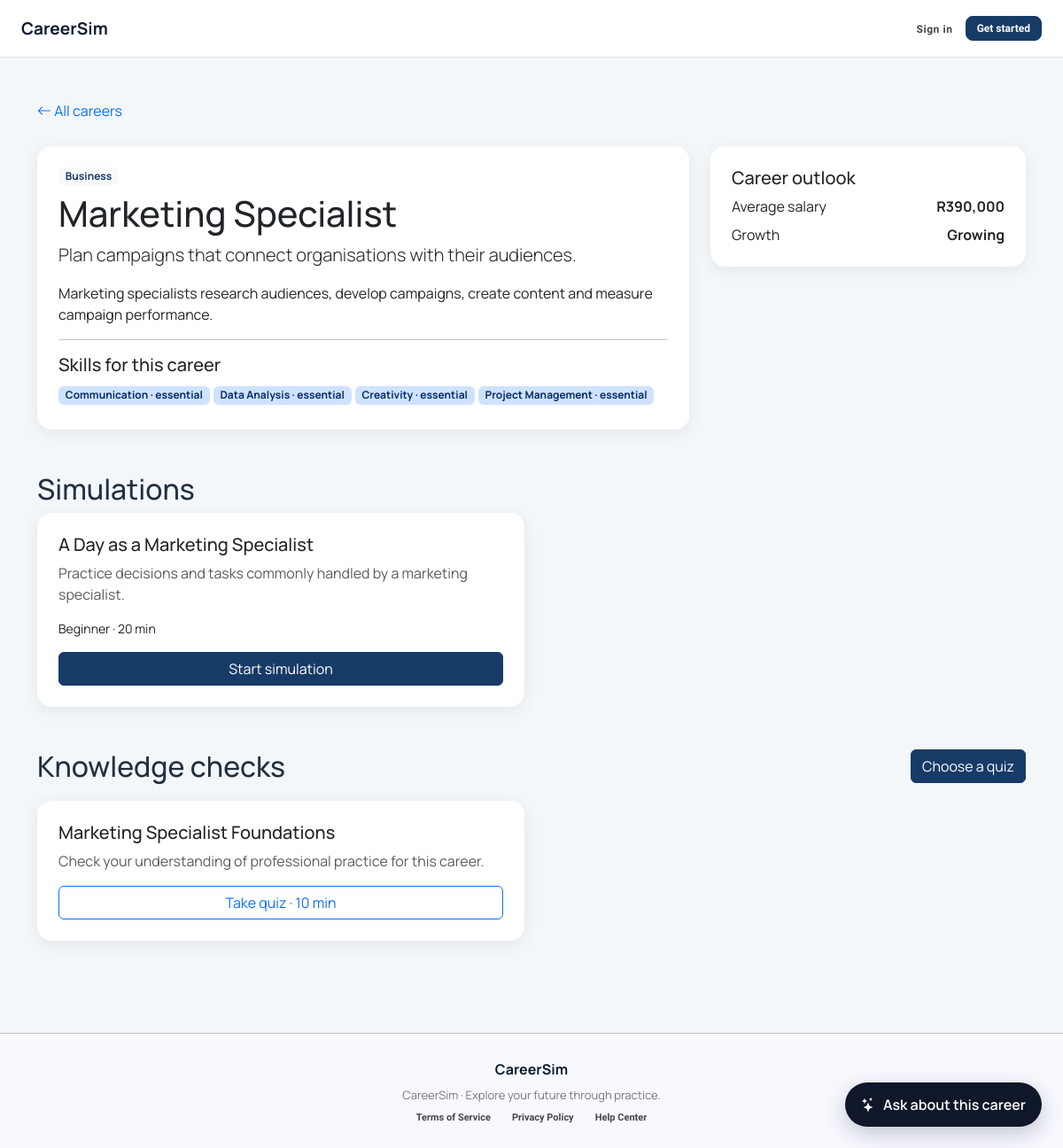
The app's page /careers/view.php?id=4 with its own data.
### tables this page shows
CREATE TABLE careers (
  id INT UNSIGNED AUTO_INCREMENT PRIMARY KEY,
  category_id INT UNSIGNED NOT NULL,
  title VARCHAR(120) NOT NULL,
  slug VARCHAR(140) NOT NULL,
  summary VARCHAR(500) NULL,
  description TEXT NULL,
  average_salary DECIMAL(12,2) NULL,
  growth_outlook ENUM('declining','stable','growing','high_growth') NULL,
  image VARCHAR(255) NULL,
  is_active TINYINT(1) NOT NULL DEFAULT 1,
  created_at TIMESTAMP NOT NULL DEFAULT CURRENT_TIMESTAMP,
  updated_at TIMESTAMP NOT NULL DEFAULT CURRENT_TIMESTAMP ON UPDATE CURRENT_TIMESTAMP,
  UNIQUE KEY uq_careers_slug (slug),
  KEY idx_careers_category (category_id),
  FULLTEXT KEY ft_careers_title_desc (title, summary, description),
  CONSTRAINT fk_careers_category FOREIGN KEY (category_id) REFERENCES career_categories(id) ON DELETE RESTRICT
);

CREATE TABLE career_categories (
  id INT UNSIGNED AUTO_INCREMENT PRIMARY KEY,
  name VARCHAR(80) NOT NULL,
  slug VARCHAR(90) NOT NULL,
  icon VARCHAR(50) NULL,
  UNIQUE KEY uq_career_categories_name (name),
  UNIQUE KEY uq_career_categories_slug (slug)
);

CREATE TABLE career_skills (
  career_id INT UNSIGNED NOT NULL,
  skill_id INT UNSIGNED NOT NULL,
  importance ENUM('nice_to_have','important','essential') NOT NULL DEFAULT 'important',
  PRIMARY KEY (career_id, skill_id),
  CONSTRAINT fk_career_skills_career FOREIGN KEY (career_id) REFERENCES careers(id) ON DELETE CASCADE,
  CONSTRAINT fk_career_skills_skill FOREIGN KEY (skill_id) REFERENCES skills(id) ON DELETE CASCADE
);

CREATE TABLE skills (
  id INT UNSIGNED AUTO_INCREMENT PRIMARY KEY,
  name VARCHAR(80) NOT NULL,
  UNIQUE KEY uq_skills_name (name)
);

CREATE TABLE career_simulations (
  id BIGINT UNSIGNED AUTO_INCREMENT PRIMARY KEY,
  career_id INT UNSIGNED NOT NULL,
  quiz_id BIGINT UNSIGNED NULL,
  title VARCHAR(150) NOT NULL,
  description TEXT NULL,
  difficulty_level ENUM('beginner','intermediate','advanced') NOT NULL DEFAULT 'beginner',
  estimated_duration_minutes SMALLINT UNSIGNED NOT NULL DEFAULT 30,
  cover_image VARCHAR(255) NULL,
  is_active TINYINT(1) NOT NULL DEFAULT 1,
  created_at TIMESTAMP NOT NULL DEFAULT CURRENT_TIMESTAMP,
  updated_at TIMESTAMP NOT NULL DEFAULT CURRENT_TIMESTAMP ON UPDATE CURRENT_TIMESTAMP,
  KEY idx_simulations_career (career_id),
  KEY idx_simulations_quiz (quiz_id),
  CONSTRAINT fk_simulations_career FOREIGN KEY (career_id) REFERENCES careers(id) ON DELETE CASCADE
);

CREATE TABLE quizzes (
  id BIGINT UNSIGNED AUTO_INCREMENT PRIMARY KEY,
  career_id INT UNSIGNED NOT NULL,
  title VARCHAR(150) NOT NULL,
  description VARCHAR(500) NULL,
  pass_score SMALLINT UNSIGNED NOT NULL DEFAULT 60,
  time_limit_minutes SMALLINT UNSIGNED NOT NULL DEFAULT 15,
  is_active TINYINT(1) NOT NULL DEFAULT 1,
  created_at TIMESTAMP NOT NULL DEFAULT CURRENT_TIMESTAMP,
  KEY idx_quizzes_career (career_id),
  UNIQUE KEY uq_quizzes_id_career (id,career_id),
  CONSTRAINT fk_quizzes_career FOREIGN KEY (career_id) REFERENCES careers(id) ON DELETE CASCADE
);

### includes/functions.php (called while the page is built, shortened)
<?php
function url(string $path = ''): string { return BASE_URL . '/' . ltrim($path, '/'); }
function e(mixed $value): string { return htmlspecialchars((string)$value, ENT_QUOTES, 'UTF-8'); }

### careers/view.php (the view, shortened to what this page needs)
<?php
require_once dirname(__DIR__).'/includes/functions.php';$id=(int)($_GET['id']??0);$stmt=$con->prepare('SELECT c.*,cc.name category FROM careers c JOIN career_categories cc ON cc.id=c.category_id WHERE c.id=? AND c.is_active=1');$stmt->bind_param('i',$id);$stmt->execute();$career=$stmt->get_result()->fetch_assoc();if(!$career){http_response_code(404);exit('Career not found');}
$stmt=$con->prepare('SELECT s.*,cs.importance FROM career_skills cs JOIN skills s ON s.id=cs.skill_id WHERE cs.career_id=?');$stmt->bind_param('i',$id);$stmt->execute();$skills=$stmt->get_result();
$stmt=$con->prepare('SELECT * FROM career_simulations WHERE career_id=? AND is_active=1');$stmt->bind_param('i',$id);$stmt->execute();$sims=$stmt->get_result();
$stmt=$con->prepare('SELECT * FROM quizzes WHERE career_id=? AND is_active=1');$stmt->bind_param('i',$id);$stmt->execute();$quizzes=$stmt->get_result();$pageTitle=$career['title'];require dirname(__DIR__).'/includes/header.php';?>
<div class="container py-5"><a href="<?=url('careers/browse.php')?>" class="text-decoration-none"><i class="bi bi-arrow-left"></i> All careers</a><div class="row g-4 mt-1"><div class="col-lg-8"><div class="card p-4"><span class="badge bg-light text-primary align-self-start"><?=e($career['category'])?></span><h1 class="mt-2"><?=e($career['title'])?></h1><p class="lead"><?=e($career['summary'])?></p><div><?=nl2br(e($career['description']))?></div><hr><h2 class="h5">Skills for this career</h2><div><?php foreach($skills as $s):?><span class="badge bg-primary-subtle text-primary-emphasis me-1 mb-1"><?=e($s['name'])?> · <?=e(str_replace('_',' ',$s['importance']))?></span><?php endforeach?></div></div></div><div class="col-lg-4"><div class="card p-4 mb-4"><h2 class="h5">Career outlook</h2><div class="d-flex justify-content-between"><span>Average salary</span><strong><?=$career['average_salary']?'R'.number_format($career['average_salary']):'Not listed'?></strong></div><div class="d-flex justify-content-between mt-2"><span>Growth</span><strong><?=e(ucwords(str_replace('_',' ',$career['growth_outlook']??'Not listed')))?></strong></div></div></div></div>
<h2 class="mt-5">Simulations</h2><div class="row g-3"><?php foreach($sims as $s):?><div class="col-md-6"><div class="card p-4 h-100"><h3 class="h5"><?=e($s['title'])?></h3><p class="text-muted"><?=e($s['description'])?></p><div class="small mb-3"><?=e(ucfirst($s['difficulty_level']))?> · <?=$s['estimated_duration_minutes']?> min</div><a class="btn btn-primary mt-auto" href="<?=url('simulation/play.php?id='.$s['id'])?>">Start simulation</a></div></div><?php endforeach?></div>
<div class="d-flex justify-content-between align-items-center mt-5"><h2 class="mb-0">Knowledge checks</h2><a class="btn btn-primary" href="<?=url('quiz/choose.php?career_id='.$id)?>">Choose a quiz</a></div><div class="row g-3 mt-1"><?php foreach($quizzes as $q):?><div class="col-md-6"><div class="card p-4"><h3 class="h5"><?=e($q['title'])?></h3><p class="text-muted"><?=e($q['description'])?></p><a class="btn btn-outline-primary" href="<?=url('quiz/take.php?id='.$q['id'])?>">Take quiz · <?=$q['time_limit_minutes']?> min</a></div></div><?php endforeach?></div></div>
<button class="career-chat-toggle" type="button" data-bs-toggle="offcanvas" data-bs-target="#careerChat"><i class="bi bi-stars"></i><span>Ask about this career</span></button>
<?php require dirname(__DIR__).'/includes/footer.php';?>

### assets/css/custom.css (style rules this page uses)
:root { --cs-blue: #173b67; --cs-teal: #0f8b8d; --cs-bg: #f4f7fa; --cs-text: #203040; }
body { background: var(--cs-bg); color: var(--cs-text); font-family: Manrope, system-ui, -apple-system, "Segoe UI", sans-serif; }
.text-primary { color: var(--cs-blue) !important; }
.bg-primary, .btn-primary { background-color: var(--cs-blue) !important; border-color: var(--cs-blue) !important; }
.card { border: 0; box-shadow: 0 0.25rem 1.1rem rgba(25, 45, 70, 0.08); border-radius: 1rem; }
.career-chat-toggle { position: fixed; right: 24px; bottom: 24px; z-index: 1020; border: 0; border-radius: 999px; background: #0f172a; color: #fff; padding: 13px 18px; box-shadow: 0 8px 24px rgba(15, 23, 42, 0.22); display: flex; gap: 9px; align-items: center; font-weight: 600; }

### records on screen
careers: category.name "Business", title "Marketing Specialist", summary "Plan campaigns that connect organisations with their audiences.", description "Marketing specialists research audiences, develop campaigns, create content and measure campaign performance.", average_salary "390,000", growth_outlook "Growing"
career_skills: skill.name "Communication", importance "essential"
career_skills: skill.name "Data Analysis", importance "essential"
career_skills: skill.name "Creativity", importance "essential"
career_skills: skill.name "Project Management", importance "essential"
career_simulations: title "A Day as a Marketing Specialist", description "Practice decisions and tasks commonly handled by a marketing specialist.", difficulty_level "Beginner", estimated_duration_minutes "20"
quizzes: title "Marketing Specialist Foundations", description "Check your understanding of professional practice for this career.", time_limit_minutes "10"
